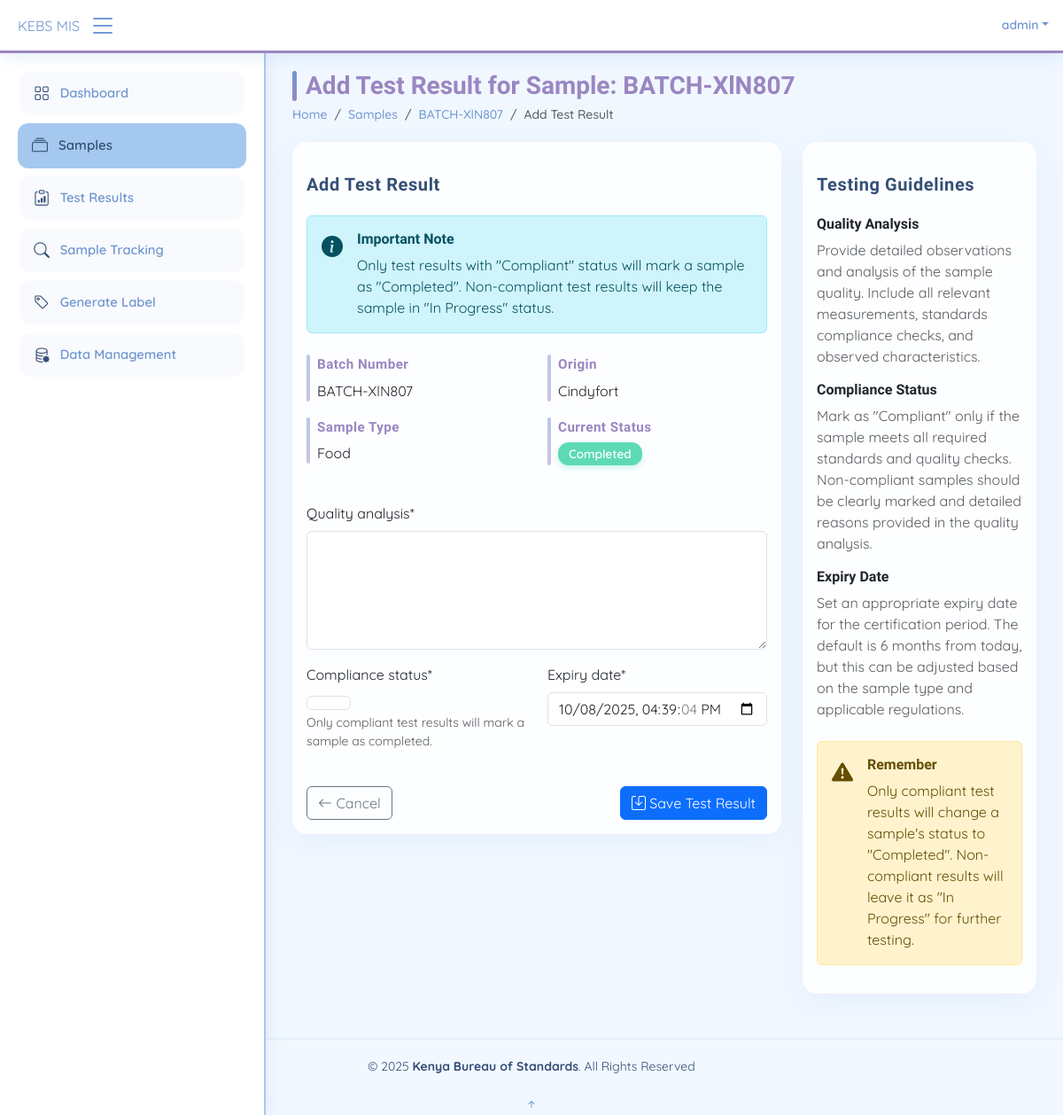
The page /kebs/samples/44/add-test-result/ (signed in) on the database its author committed.
### kebs/models.py (models this page shows, shortened)
class Sample(models.Model):
    STATUS_CHOICES = [
        ('Pending', 'Pending'),
        ('In Progress', 'In Progress'),
        ('Completed', 'Completed'),
    ]
    TYPE_CHOICES = [
        ('Food', 'Food'),
        ('Chemical', 'Chemical'),
        ('Textile', 'Textile'),
        ('Other', 'Other'),
    ]
    sample_id = models.AutoField(primary_key=True)
    sample_type = models.CharField(max_length=100, choices=TYPE_CHOICES)
    sample_origin = models.CharField(max_length=100)
    batch_number = models.CharField(max_length=50, unique=True)
    testing_status = models.CharField(max_length=20, choices=STATUS_CHOICES, default="Pending")
    test_date = models.DateField(auto_now_add=True)
    metadata = models.TextField(blank=True, null=True)
    submitted_by = models.ForeignKey(
        User,
        on_delete=models.SET_NULL,
        null=True,
        related_name='submitted_samples'
    )
    submitted_at = models.DateTimeField(default=now)
    class Meta:
        ordering = ['-test_date', '-sample_id']
        verbose_name = "Sample"
        verbose_name_plural = "Samples"

### kebs/views.py (the view)
# urls.py: path('samples/<int:sample_id>/add-test-result/', views.add_test_result, name='add_test_result'),
@login_required
def add_test_result(request, sample_id):
    sample = get_object_or_404(Sample, sample_id=sample_id)
    if request.method == 'POST':
        form = SampleTestResultForm(request.POST)
        if form.is_valid():
            test_result = form.save(commit=False)
            test_result.sample = sample
            test_result.conducted_by = request.user
            try:
                test_result.save()
            except Exception as e:
                messages.error(request, f"Error adding test result: {e}")
                return redirect('kebs:sample_detail', sample_id=sample.sample_id)
            messages.success(request, 'Test result added successfully.')
            return redirect('kebs:sample_detail', sample_id=sample.sample_id)
    else:
        form = SampleTestResultForm()
    return render(request, 'samples/add_test_result.html', {'sample': sample, 'form': form})

### kebs/forms.py
class SampleTestResultForm(forms.ModelForm):
    expiry_date = forms.DateTimeField(
        initial=timezone.now() + timedelta(days=180),
        widget=forms.DateTimeInput(attrs={'type': 'datetime-local'})
    )
    class Meta:
        model = SampleTestResult
        fields = ['quality_analysis', 'compliance_status', 'expiry_date']
        widgets = {
            'quality_analysis': forms.Textarea(attrs={'rows': 5}),
        }
    def __init__(self, *args, **kwargs):
        super().__init__(*args, **kwargs)
        for field_name, field in self.fields.items():
            if field_name != 'compliance_status':
                field.widget.attrs['class'] = 'form-control'
            else:
                field.widget.attrs['class'] = 'form-check-input'
        self.fields['compliance_status'].help_text = 'Only compliant test results will mark a sample as completed.'

### templates/samples/add_test_result.html (shortened to what this page needs)
{% extends 'base.html' %}
{% load static %}
{% load crispy_forms_tags %}
{% block page_title %}
Add Test Result for Sample:
{{ sample.batch_number }}
{% endblock %}
{% block breadcrumbs %}
<li class="breadcrumb-item"><a href="{% url 'kebs:dashboard' %}">Home</a></li>
<li class="breadcrumb-item"><a href="{% url 'kebs:sample_list' %}">Samples</a></li>
<li class="breadcrumb-item"><a href="{% url 'kebs:sample_detail' sample.sample_id %}">{{ sample.batch_number }}</a></li>
<li class="breadcrumb-item active">Add Test Result</li>
{% endblock %}
{% block content %}
<div class="row">
  <div class="col-lg-8">
    <div class="card">
      <div class="card-body">
        <h5 class="card-title">Add Test Result</h5>
        <div class="alert alert-info mb-4">
          <div class="d-flex">
            <div class="me-3">
              <i class="bi bi-info-circle-fill fs-4"></i>
            </div>
            <div>
              <h6 class="alert-heading">Important Note</h6>
              <p class="mb-0">Only test results with "Compliant" status will mark a sample as "Completed". Non-compliant test results will keep the sample in "In Progress" status.</p>
            </div>
          </div>
        </div>
        <form method="post">
          <div class="row mb-4">
            <div class="col-md-6">
              <div class="detail-item">
                <div class="detail-label">Batch Number</div>
                <div>{{ sample.batch_number }}</div>
              </div>
              <div class="detail-item">
                <div class="detail-label">Sample Type</div>
                <div>{{ sample.get_sample_type_display }}</div>
              </div>
            </div>
            <div class="col-md-6">
              <div class="detail-item">
                <div class="detail-label">Origin</div>
                <div>{{ sample.sample_origin }}</div>
              </div>
              <div class="detail-item">
                <div class="detail-label">Current Status</div>
                <div>
                  {% if sample.testing_status == 'Pending' %}
                  <span class="badge badge-pending">Pending</span>
                  {% elif sample.testing_status == 'In Progress' %}
                  <span class="badge badge-in-progress">In Progress</span>
                  {% else %}
                  <span class="badge badge-completed">Completed</span>
                  {% endif %}
                </div>
              </div>
            </div>
          </div>
          <div class="row">
            <div class="col-md-12">
              {{ form.quality_analysis|as_crispy_field }}
            </div>
          </div>
          <div class="row">
            <div class="col-md-6">
              {{ form.compliance_status|as_crispy_field }}
            </div>
            <div class="col-md-6">
              {{ form.expiry_date|as_crispy_field }}
            </div>
          </div>
          <div class="d-flex justify-content-between mt-4">
            <a href="{% url 'kebs:sample_detail' sample.sample_id %}" class="btn btn-outline-secondary">
              <i class="bi bi-arrow-left"></i> Cancel
            </a>
            <button type="submit" class="btn btn-primary">
              <i class="bi bi-save"></i> Save Test Result
            </button>
          </div>
        </form>
      </div>
    </div>
  </div>
  <div class="col-lg-4">
    <div class="card">
      <div class="card-body">
        <h5 class="card-title">Testing Guidelines</h5>
        <div class="mb-3">
          <h6>Quality Analysis</h6>
          <p class="text-muted">Provide detailed observations and analysis of the sample quality. Include all relevant measurements, standards compliance checks, and observed characteristics.</p>
        </div>
        <div class="mb-3">
          <h6>Compliance Status</h6>
          <p class="text-muted">Mark as "Compliant" only if the sample meets all required standards and quality checks. Non-compliant samples should be clearly marked and detailed reasons provided in the quality analysis.</p>
        </div>
        <div class="mb-3">
          <h6>Expiry Date</h6>
          <p class="text-muted">Set an appropriate expiry date for the certification period. The default is 6 months from today, but this can be adjusted based on the sample type and applicable regulations.</p>
        </div>
        <div class="alert alert-warning mt-4">
          <div class="d-flex">
            <div class="me-3">
              <i class="bi bi-exclamation-triangle-fill fs-4"></i>
            </div>
            <div>
              <h6 class="alert-heading">Remember</h6>
              <p class="mb-0">Only compliant test results will change a sample's status to "Completed". Non-compliant results will leave it as "In Progress" for further testing.</p>
            </div>
          </div>
        </div>
      </div>
    </div>
  </div>
</div>
{% endblock %}

### templates/base.html (shortened to what this page needs)
{% load static %}
<!DOCTYPE html>
<html lang="en">
<head>
  <link href="https://cdn.jsdelivr.net/npm/bootstrap@5.3.0/dist/css/bootstrap.min.css" rel="stylesheet">
  <link href="https://cdn.jsdelivr.net/npm/bootstrap-icons@1.10.5/font/bootstrap-icons.css" rel="stylesheet">
</head>
<body>
  <header id="header" class="header fixed-top d-flex align-items-center">
    <div class="d-flex align-items-center justify-content-between">
      <a href="{% url 'kebs:dashboard' %}" class="logo d-flex align-items-center">
        <span class="d-none d-lg-block">KEBS MIS</span>
      </a>
      <i class="bi bi-list toggle-sidebar-btn"></i>
    </div>
    <nav class="header-nav ms-auto">
      <ul class="d-flex align-items-center">
        <li class="nav-item dropdown pe-3">
          <a class="nav-link nav-profile d-flex align-items-center pe-0" href="#" data-bs-toggle="dropdown">
            <span class="d-none d-md-block dropdown-toggle ps-2">{{ request.user.username|default:"User" }}</span>
          </a>
        </li>
      </ul>
    </nav>
  </header>
  <aside id="sidebar" class="sidebar">
    <ul class="sidebar-nav" id="sidebar-nav">
      <li class="nav-item">
        <a class="nav-link {% if request.path == '/sample-mis/' %}{% else %}collapsed{% endif %}" href="{% url 'kebs:dashboard' %}">
          <i class="bi bi-grid"></i>
          <span>Dashboard</span>
        </a>
      </li>
      <li class="nav-item">
        <a class="nav-link {% if '/samples/' in request.path and not '/test-results/' in request.path and not '/sample-tracking/' in request.path %}{% else %}collapsed{% endif %}" href="{% url 'kebs:sample_list' %}">
          <i class="bi bi-collection"></i>
          <span>Samples</span>
        </a>
      </li>
      <li class="nav-item">
        <a class="nav-link {% if '/test-results/' in request.path %}{% else %}collapsed{% endif %}" href="{% url 'kebs:test_results' %}">
          <i class="bi bi-clipboard-data"></i>
          <span>Test Results</span>
        </a>
      </li>
      <li class="nav-item">
        <a class="nav-link {% if '/sample-tracking/' in request.path %}{% else %}collapsed{% endif %}" href="{% url 'kebs:sample_tracking' %}">
          <i class="bi bi-search"></i>
          <span>Sample Tracking</span>
        </a>
      </li>
      <li class="nav-item">
        <a class="nav-link {% if '/generate-label-page/' in request.path %}{% else %}collapsed{% endif %}" href="{% url 'kebs:generate_label_page' %}">
          <i class="bi bi-tag"></i>
          <span>Generate Label</span>
        </a>
      </li>
      <li class="nav-item">
        <a class="nav-link {% if '/data-management/' in request.path %}{% else %}collapsed{% endif %}" href="{% url 'kebs:data_management' %}">
          <i class="bi bi-database-gear"></i>
          <span>Data Management</span>
        </a>
      </li>
    </ul>
  </aside>
  <main id="main" class="main">
    <div class="pagetitle">
      <h1>{% block page_title %}Dashboard{% endblock %}</h1>
      <nav>
        <ol class="breadcrumb">
          {% block breadcrumbs %}{% endblock %}
        </ol>
      </nav>
    </div>
    <section class="section">
      {% block content %}{% endblock %}
    </section>
  </main>
  <footer id="footer" class="footer">
    <div class="copyright text-center">
      &copy; {% now "Y" %} <strong><span>Kenya Bureau of Standards</span></strong>. All Rights Reserved
    </div>
  </footer>
  <a href="#" class="back-to-top d-flex align-items-center justify-content-center"><i class="bi bi-arrow-up-short"></i></a>
</body>
</html>

### templates/base.html (style rules this page uses)
:root { --bs-primary: #7096d1; --bs-primary-rgb: 112, 150, 209; --bs-secondary: #a5c8ef; --bs-secondary-rgb: 165, 200, 239; --bs-accent: #9a86c1; --bs-accent-rgb: 154, 134, 193; --bs-highlight: #62c2f3; --bs-highlight-rgb: 98, 194, 243; --bs-dark: #354f76; --bs-dark-rgb: 53, 79, 118; }
body { font-family: "Quicksand", "Open Sans", sans-serif; background: #f0f7ff; color: var(--bs-dark); }
h1, h2, h3, h4, h5, h6 { font-family: "Comfortaa", sans-serif; font-weight: 600; }
a { color: var(--bs-primary); text-decoration: none; transition: all 0.3s ease; }
.header { transition: all 0.5s; z-index: 997; height: 60px; box-shadow: 0px 2px 20px rgba(var(--bs-primary-rgb), 0.2); background-color: #fff; padding-left: 20px; border-bottom: 3px solid var(--bs-accent); }
.header .toggle-sidebar-btn { font-size: 32px; padding-left: 10px; cursor: pointer; color: var(--bs-primary); display: flex; align-items: center; justify-content: center; transition: transform 0.3s ease; }
.header-nav ul { list-style: none; }
.header-nav > ul { margin: 0; padding: 0; }
.header-nav .nav-profile { color: var(--bs-primary); }
.header-nav .nav-profile span { font-size: 14px; font-weight: 600; }
.sidebar { position: fixed; top: 60px; left: 0; bottom: 0; width: 300px; z-index: 996; transition: all 0.4s cubic-bezier(0.25, 0.8, 0.25, 1); padding: 20px; overflow-y: auto; scrollbar-width: thin; scrollbar-color: var(--bs-accent) transparent; box-shadow: 0px 0px 20px rgba(var(--bs-primary-rgb), 0.15); background-color: #fff; will-change: transform; border-right: 2px solid var(--bs-secondary); }
.sidebar-nav { padding: 0; margin: 0; list-style: none; }
.sidebar-nav li { padding: 0; margin: 0; list-style: none; }
.sidebar-nav .nav-item { margin-bottom: 5px; }
.sidebar-nav .nav-link { display: flex; align-items: center; font-size: 15px; font-weight: 600; color: var(--bs-dark); background: var(--bs-secondary); padding: 12px 16px; border-radius: 12px; margin-bottom: 8px; transition: all 0.3s cubic-bezier(0.25, 0.8, 0.25, 1); }
.sidebar-nav .nav-link i { font-size: 18px; margin-right: 12px; color: var(--bs-dark); transition: all 0.3s ease; }
.sidebar-nav .nav-link.collapsed { color: var(--bs-primary); background: rgba(var(--bs-primary-rgb), 0.05); transform: scale(0.98); }
#main { margin-top: 60px; padding: 20px 30px; transition: all 0.4s cubic-bezier(0.25, 0.8, 0.25, 1); will-change: margin; }
@media (min-width: 1200px) { #main { margin-left: 300px; } }
.pagetitle { margin-bottom: 20px; }
.pagetitle h1 { font-size: 28px; margin-bottom: 5px; font-weight: 600; color: var(--bs-accent); font-family: "Comfortaa", sans-serif; position: relative; padding-left: 15px; }
.pagetitle h1::before { content: ""; position: absolute; left: 0; top: 0; bottom: 0; width: 5px; background: linear-gradient(to bottom, var(--bs-primary), var(--bs-accent)); border-radius: 4px; }
.breadcrumb { font-size: 14px; color: var(--bs-secondary); font-weight: 500; font-family: "Quicksand", sans-serif; }
.card { margin-bottom: 30px; border: none; border-radius: 16px; box-shadow: 0 8px 30px rgba(var(--bs-primary-rgb), 0.08); transition: all 0.3s ease; overflow: hidden; background-color: rgba(255, 255, 255, 0.85); }
.card-title { padding: 20px 0 15px 0; font-size: 20px; font-weight: 600; color: var(--bs-dark); font-family: "Comfortaa", sans-serif; letter-spacing: 0.03em; }
.badge-completed { background-color: #5cdab5; color: #fff; padding: 6px 12px; border-radius: 12px; font-size: 0.85rem; font-family: "Quicksand", sans-serif; font-weight: 600; transition: all 0.3s ease; box-shadow: 0 3px 6px rgba(92, 218, 181, 0.3); }
.detail-item { margin-bottom: 18px; position: relative; padding-left: 12px; }
.detail-item::before { content: ""; position: absolute; width: 4px; height: 100%; left: 0; top: 0; background: linear-gradient(to bottom, var(--bs-primary), var(--bs-accent)); border-radius: 2px; opacity: 0.5; }
.detail-label { font-weight: 600; color: var(--bs-accent); font-size: 0.95rem; margin-bottom: 6px; font-family: "Comfortaa", sans-serif; letter-spacing: 0.03em; }
.footer { padding: 20px 0; font-size: 14px; transition: all 0.3s; border-top: 2px solid rgba(var(--bs-secondary-rgb), 0.2); background-color: rgba(245, 250, 255, 0.5); font-family: "Quicksand", sans-serif; }

### rows shown on the page
Sample: batch_number "BATCH-XlN807", sample_type "Food", sample_origin "Cindyfort"

### other values the page prints
{{ request.user.username|default:"User" }} "admin"
